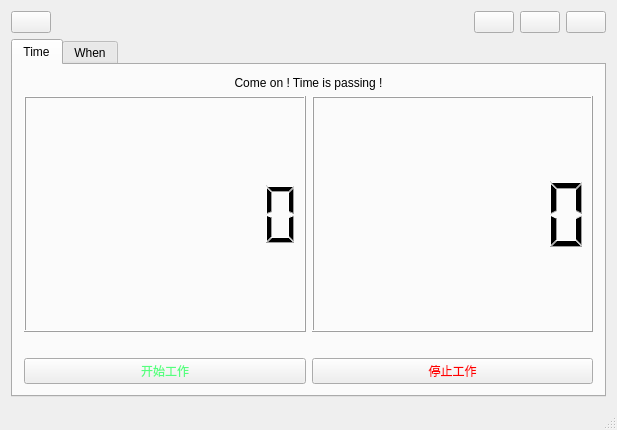
<?xml version="1.0" encoding="UTF-8"?>
<ui version="4.0">
 <class>WorkTimeClass</class>
 <widget class="QMainWindow" name="WorkTimeClass">
  <property name="geometry">
   <rect>
    <x>0</x>
    <y>0</y>
    <width>617</width>
    <height>430</height>
   </rect>
  </property>
  <property name="windowTitle">
   <string>WorkTime</string>
  </property>
  <widget class="QWidget" name="centralWidget">
   <layout class="QVBoxLayout" name="verticalLayout_10">
    <item>
     <layout class="QVBoxLayout" name="verticalLayout_9">
      <item>
       <layout class="QHBoxLayout" name="horizontalLayout_3">
        <item>
         <widget class="QPushButton" name="settings">
          <property name="text">
           <string/>
          </property>
          <property name="icon">
           <iconset>
            <normaloff>:/WorkTime/C:/Users/82436/Downloads/images/cogs-icon.png</normaloff>:/WorkTime/C:/Users/82436/Downloads/images/cogs-icon.png</iconset>
          </property>
         </widget>
        </item>
        <item>
         <spacer name="horizontalSpacer">
          <property name="orientation">
           <enum>Qt::Horizontal</enum>
          </property>
          <property name="sizeHint" stdset="0">
           <size>
            <width>40</width>
            <height>20</height>
           </size>
          </property>
         </spacer>
        </item>
        <item>
         <widget class="QPushButton" name="top">
          <property name="text">
           <string/>
          </property>
          <property name="icon">
           <iconset>
            <normaloff>:/WorkTime/C:/Users/82436/Downloads/images/maximize.png</normaloff>:/WorkTime/C:/Users/82436/Downloads/images/maximize.png</iconset>
          </property>
         </widget>
        </item>
        <item>
         <widget class="QPushButton" name="small">
          <property name="text">
           <string/>
          </property>
          <property name="icon">
           <iconset>
            <normaloff>:/WorkTime/C:/Users/82436/Downloads/images/minimize_window.png</normaloff>:/WorkTime/C:/Users/82436/Downloads/images/minimize_window.png</iconset>
          </property>
         </widget>
        </item>
        <item>
         <widget class="QPushButton" name="closewindow">
          <property name="sizePolicy">
           <sizepolicy hsizetype="Minimum" vsizetype="Preferred">
            <horstretch>0</horstretch>
            <verstretch>0</verstretch>
           </sizepolicy>
          </property>
          <property name="text">
           <string/>
          </property>
          <property name="icon">
           <iconset>
            <normaloff>:/WorkTime/C:/Users/82436/Downloads/images/close_window.png</normaloff>:/WorkTime/C:/Users/82436/Downloads/images/close_window.png</iconset>
          </property>
         </widget>
        </item>
       </layout>
      </item>
      <item>
       <widget class="QTabWidget" name="tabWidget">
        <property name="currentIndex">
         <number>0</number>
        </property>
        <widget class="QWidget" name="tab">
         <attribute name="title">
          <string>Time</string>
         </attribute>
         <layout class="QVBoxLayout" name="verticalLayout_2">
          <item>
           <layout class="QVBoxLayout" name="verticalLayout">
            <item>
             <widget class="QLabel" name="Tips">
              <property name="sizePolicy">
               <sizepolicy hsizetype="Preferred" vsizetype="Preferred">
                <horstretch>0</horstretch>
                <verstretch>0</verstretch>
               </sizepolicy>
              </property>
              <property name="text">
               <string>Come on ! Time is passing !</string>
              </property>
              <property name="textFormat">
               <enum>Qt::AutoText</enum>
              </property>
              <property name="alignment">
               <set>Qt::AlignCenter</set>
              </property>
             </widget>
            </item>
            <item>
             <layout class="QHBoxLayout" name="horizontalLayout_5">
              <item>
               <widget class="QLCDNumber" name="lcdNumber">
                <property name="sizePolicy">
                 <sizepolicy hsizetype="Expanding" vsizetype="Expanding">
                  <horstretch>0</horstretch>
                  <verstretch>0</verstretch>
                 </sizepolicy>
                </property>
                <property name="digitCount">
                 <number>8</number>
                </property>
               </widget>
              </item>
              <item>
               <widget class="QLCDNumber" name="allTime">
                <property name="sizePolicy">
                 <sizepolicy hsizetype="Expanding" vsizetype="Expanding">
                  <horstretch>0</horstretch>
                  <verstretch>0</verstretch>
                 </sizepolicy>
                </property>
                <property name="frameShape">
                 <enum>QFrame::Box</enum>
                </property>
                <property name="frameShadow">
                 <enum>QFrame::Raised</enum>
                </property>
                <property name="smallDecimalPoint">
                 <bool>false</bool>
                </property>
                <property name="digitCount">
                 <number>7</number>
                </property>
                <property name="mode">
                 <enum>QLCDNumber::Dec</enum>
                </property>
                <property name="segmentStyle">
                 <enum>QLCDNumber::Filled</enum>
                </property>
               </widget>
              </item>
             </layout>
            </item>
            <item>
             <spacer name="verticalSpacer">
              <property name="orientation">
               <enum>Qt::Vertical</enum>
              </property>
              <property name="sizeType">
               <enum>QSizePolicy::Fixed</enum>
              </property>
              <property name="sizeHint" stdset="0">
               <size>
                <width>20</width>
                <height>20</height>
               </size>
              </property>
             </spacer>
            </item>
            <item>
             <layout class="QHBoxLayout" name="horizontalLayout">
              <item>
               <widget class="QPushButton" name="startWork">
                <property name="styleSheet">
                 <string notr="true">color: rgb(85, 255, 127);</string>
                </property>
                <property name="text">
                 <string>开始工作</string>
                </property>
               </widget>
              </item>
              <item>
               <widget class="QPushButton" name="stopWork">
                <property name="styleSheet">
                 <string notr="true">color: rgb(255, 0, 0);</string>
                </property>
                <property name="text">
                 <string>停止工作</string>
                </property>
               </widget>
              </item>
             </layout>
            </item>
           </layout>
          </item>
         </layout>
        </widget>
        <widget class="QWidget" name="tab_2">
         <attribute name="title">
          <string>When</string>
         </attribute>
         <layout class="QVBoxLayout" name="verticalLayout_8">
          <item>
           <layout class="QVBoxLayout" name="verticalLayout_7">
            <item>
             <widget class="QListWidget" name="listWidget"/>
            </item>
            <item>
             <layout class="QVBoxLayout" name="verticalLayout_6">
              <item>
               <layout class="QHBoxLayout" name="horizontalLayout_2">
                <item>
                 <layout class="QVBoxLayout" name="verticalLayout_4">
                  <item>
                   <widget class="QLabel" name="label_2">
                    <property name="sizePolicy">
                     <sizepolicy hsizetype="Preferred" vsizetype="Preferred">
                      <horstretch>0</horstretch>
                      <verstretch>0</verstretch>
                     </sizepolicy>
                    </property>
                    <property name="text">
                     <string>开始日期</string>
                    </property>
                   </widget>
                  </item>
                  <item>
                   <widget class="QDateEdit" name="dateEdit"/>
                  </item>
                 </layout>
                </item>
                <item>
                 <layout class="QVBoxLayout" name="verticalLayout_5">
                  <item>
                   <widget class="QLabel" name="label_3">
                    <property name="text">
                     <string>截止日期</string>
                    </property>
                   </widget>
                  </item>
                  <item>
                   <widget class="QDateEdit" name="dateEdit_2"/>
                  </item>
                 </layout>
                </item>
               </layout>
              </item>
              <item>
               <layout class="QVBoxLayout" name="verticalLayout_3">
                <item>
                 <widget class="QProgressBar" name="progressBar">
                  <property name="value">
                   <number>36</number>
                  </property>
                  <property name="format">
                   <string>%p%</string>
                  </property>
                 </widget>
                </item>
               </layout>
              </item>
             </layout>
            </item>
           </layout>
          </item>
         </layout>
        </widget>
       </widget>
      </item>
     </layout>
    </item>
   </layout>
  </widget>
  <widget class="QMenuBar" name="menuBar">
   <property name="geometry">
    <rect>
     <x>0</x>
     <y>0</y>
     <width>617</width>
     <height>23</height>
    </rect>
   </property>
  </widget>
  <widget class="QStatusBar" name="statusBar"/>
 </widget>
 <layoutdefault spacing="6" margin="11"/>
 <resources>
  <include location="WorkTime.qrc"/>
 </resources>
 <connections>
  <connection>
   <sender>startWork</sender>
   <signal>clicked()</signal>
   <receiver>WorkTimeClass</receiver>
   <slot>StartWork()</slot>
   <hints>
    <hint type="sourcelabel">
     <x>225</x>
     <y>367</y>
    </hint>
    <hint type="destinationlabel">
     <x>280</x>
     <y>310</y>
    </hint>
   </hints>
  </connection>
  <connection>
   <sender>stopWork</sender>
   <signal>clicked()</signal>
   <receiver>WorkTimeClass</receiver>
   <slot>StopWork()</slot>
   <hints>
    <hint type="sourcelabel">
     <x>504</x>
     <y>367</y>
    </hint>
    <hint type="destinationlabel">
     <x>431</x>
     <y>310</y>
    </hint>
   </hints>
  </connection>
  <connection>
   <sender>top</sender>
   <signal>clicked()</signal>
   <receiver>WorkTimeClass</receiver>
   <slot>TopWindow()</slot>
   <hints>
    <hint type="sourcelabel">
     <x>516</x>
     <y>57</y>
    </hint>
    <hint type="destinationlabel">
     <x>256</x>
     <y>45</y>
    </hint>
   </hints>
  </connection>
  <connection>
   <sender>small</sender>
   <signal>clicked()</signal>
   <receiver>WorkTimeClass</receiver>
   <slot>SmallWindow()</slot>
   <hints>
    <hint type="sourcelabel">
     <x>550</x>
     <y>57</y>
    </hint>
    <hint type="destinationlabel">
     <x>281</x>
     <y>28</y>
    </hint>
   </hints>
  </connection>
  <connection>
   <sender>closewindow</sender>
   <signal>clicked()</signal>
   <receiver>WorkTimeClass</receiver>
   <slot>CloseWindow()</slot>
   <hints>
    <hint type="sourcelabel">
     <x>584</x>
     <y>57</y>
    </hint>
    <hint type="destinationlabel">
     <x>301</x>
     <y>32</y>
    </hint>
   </hints>
  </connection>
 </connections>
 <slots>
  <slot>StartWork()</slot>
  <slot>StopWork()</slot>
  <slot>TopWindow()</slot>
  <slot>SmallWindow()</slot>
  <slot>CloseWindow()</slot>
  <slot>changeProgress()</slot>
  <slot>settingPage()</slot>
  <slot>slot3()</slot>
  <slot>slot2()</slot>
  <slot>slot4()</slot>
 </slots>
</ui>
